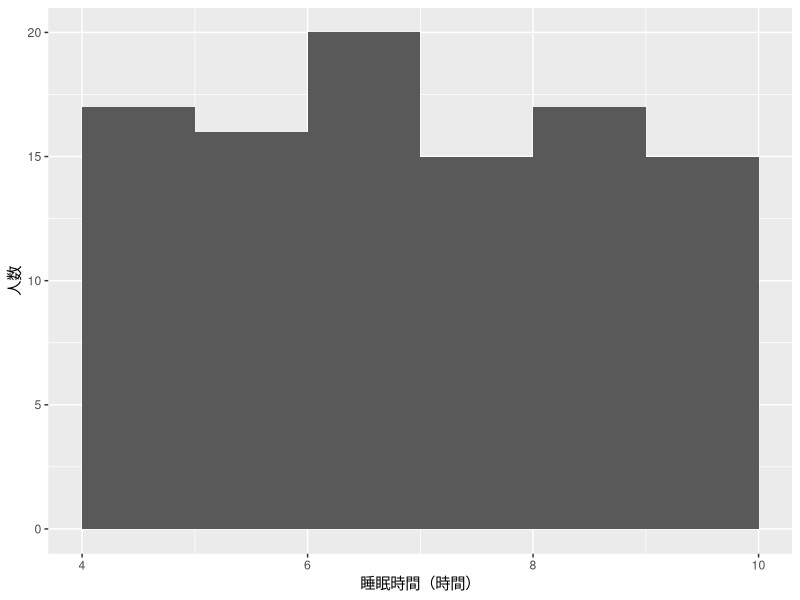
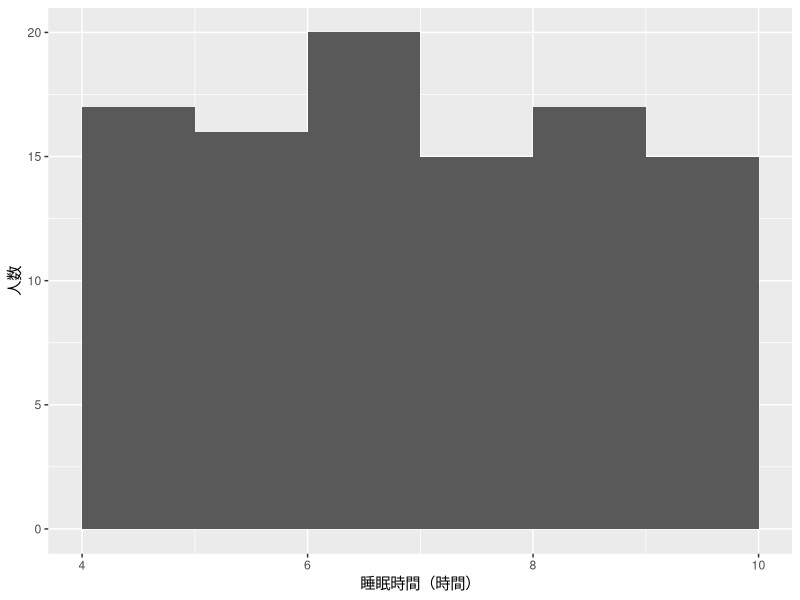

The R source for these figures, in order: (Note: this script raises an error after producing the figures.)
## ---- chunk 1
#| label: ai-reference
#| results: hide
#| fig-show: hide
# 架空の100人分の睡眠時間を作る
set.seed(123)
sleep_data <- data.frame(
  sleep_hours = round(stats::runif(n = 100, min = 4, max = 10), digits = 1)
)

# 人数、最小値・最大値、平均を表示する
nrow(sleep_data)
range(sleep_data$sleep_hours)
mean(sleep_data$sleep_hours)

# ggplot2で、区間の境界と軸ラベルを指定してヒストグラムを描く
sleep_plot <- ggplot2::ggplot(sleep_data, ggplot2::aes(x = sleep_hours)) +
  ggplot2::geom_histogram(breaks = seq(4, 10, by = 1), closed = "right") +
  ggplot2::labs(x = "睡眠時間（時間）", y = "人数")
print(sleep_plot)
## ---- chunk 2
#| label: ai-check-count
nrow(sleep_data)
## ---- chunk 3
#| label: ai-check-type
is.numeric(sleep_data$sleep_hours)
## ---- chunk 4
#| label: ai-check-missing
sum(is.na(sleep_data$sleep_hours))
## ---- chunk 5
#| label: ai-check-range
range(sleep_data$sleep_hours)
## ---- chunk 6
#| label: ai-check-digits
all(abs(sleep_data$sleep_hours - round(sleep_data$sleep_hours, 1)) < 1e-8)
## ---- chunk 7
#| label: ai-check-mean
mean(sleep_data$sleep_hours)
## ---- chunk 8
#| label: fig-ai-sleep
#| echo: false
#| fig-cap: "架空の100人の睡眠時間。区間ごとの人数にはばらつきがあります。"
#| fig-alt: "睡眠時間を4〜10時間の範囲で1時間幅に区切ったヒストグラム。横軸は睡眠時間、縦軸は人数です。"
print(sleep_plot)
## ---- chunk 9
#| label: ai-wrong
#| error: true
mean(sleep_dat$sleep_hours)
## ---- chunk 10
#| label: ai-repair
mean(sleep_data$sleep_hours)
## ---- chunk 11
#| label: ai-exercise-generate
set.seed(123)
sleep_200 <- data.frame(
  sleep_hours = round(stats::runif(n = 200, min = 4, max = 10), digits = 1)
)
## ---- chunk 12
#| label: ai-exercise-check
nrow(sleep_200)
is.numeric(sleep_200$sleep_hours)
sum(is.na(sleep_200$sleep_hours))
range(sleep_200$sleep_hours)
mean(sleep_200$sleep_hours)
all(abs(sleep_200$sleep_hours - round(sleep_200$sleep_hours, 1)) < 1e-8)
## ---- chunk 13
#| label: fig-ai-exercise
#| fig-cap: "架空の200人の睡眠時間。100人の図と同じ区間で人数を数えています。"
#| fig-alt: "架空の200人について、睡眠時間を4〜10時間の範囲で1時間幅に区切ったヒストグラム。各区間の人数にはばらつきがあります。"
sleep_plot_200 <- ggplot2::ggplot(sleep_200, ggplot2::aes(x = sleep_hours)) +
  ggplot2::geom_histogram(breaks = seq(4, 10, by = 1), closed = "right") +
  ggplot2::labs(x = "睡眠時間（時間）", y = "人数")
print(sleep_plot_200)
## ---- chunk 14
#| label: ai-normal-generate
set.seed(123)
height_data <- data.frame(
  height_cm = round(stats::rnorm(n = 200, mean = 116.7, sd = 5), digits = 1)
)
## ---- chunk 15
#| label: ai-normal-check
nrow(height_data)
is.numeric(height_data$height_cm)
sum(is.na(height_data$height_cm))
all(abs(height_data$height_cm - round(height_data$height_cm, 1)) < 1e-8)
mean(height_data$height_cm)
sd(height_data$height_cm)
range(height_data$height_cm)
## ---- chunk 16
#| label: fig-ai-normal
#| fig-cap: "架空の6歳男子200人の身長。平均の近くに人数が集まり、離れるほど少なくなります。"
#| fig-alt: "身長を2cm幅に区切ったヒストグラム。横軸は身長、縦軸は人数です。116.7cm付近の棒が高く、両側に向かって低くなります。"
height_plot <- ggplot2::ggplot(height_data, ggplot2::aes(x = height_cm)) +
  ggplot2::geom_histogram(binwidth = 2) +
  ggplot2::labs(x = "身長（cm）", y = "人数")
print(height_plot)
